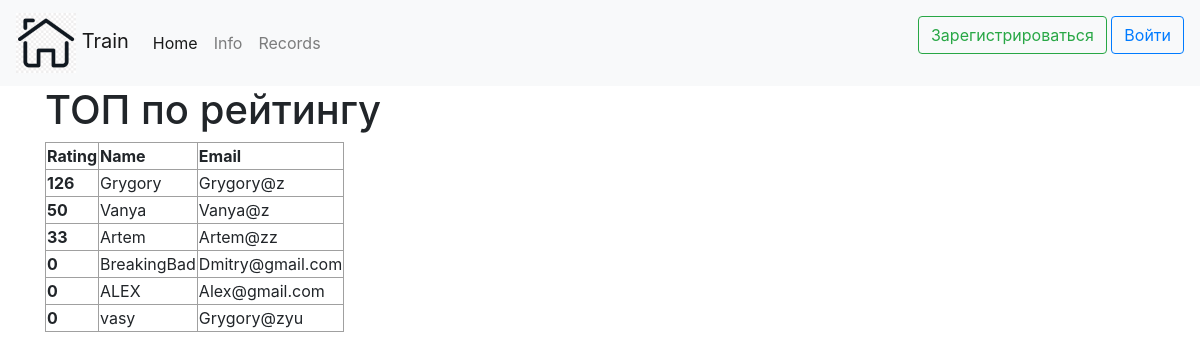
Page /records on the committed database.
### data/users.py (models this page shows, shortened)
class User(SqlAlchemyBase, UserMixin, SerializerMixin):
    __tablename__ = 'users'
    id = sqlalchemy.Column(sqlalchemy.Integer,
                           primary_key=True, autoincrement=True)
    name = sqlalchemy.Column(sqlalchemy.String, nullable=True)
    about = sqlalchemy.Column(sqlalchemy.String, nullable=True)
    email = sqlalchemy.Column(sqlalchemy.String,
                              index=True, unique=True, nullable=True)
    hashed_password = sqlalchemy.Column(sqlalchemy.String, nullable=True)
    created_date = sqlalchemy.Column(sqlalchemy.DateTime,
                                     default=datetime.datetime.now)
    news = orm.relationship("News", back_populates='user')
    height = sqlalchemy.Column(sqlalchemy.Integer)
    weight = sqlalchemy.Column(sqlalchemy.Integer)
    age = sqlalchemy.Column(sqlalchemy.Integer)
    sex = sqlalchemy.Column(sqlalchemy.String, nullable=True)
    rating = sqlalchemy.Column(sqlalchemy.Integer)

### main.py (the view)
@app.route('/records',  methods=['GET', 'POST'])
def records():
    db_sess = db_session.create_session()
    users = db_sess.query(User)
    z = sorted([el for el in users], key=lambda x: -x.rating)
    if current_user.is_authenticated:
        return render_template("records.html", users=z, user_name=session['name'])
    else:
        return render_template("records.html", users=z)

### data/db_session.py (called while the page is built)
def create_session() -> Session:
    global __factory
    return __factory()

### templates/records.html (shortened to what this page needs)
{% extends "base.html" %}
{% block content %}
<h1>ТОП по рейтингу</h1>
<table>
  <thead>
    <tr>
      <th scope="col">Rating</th>
      <th scope="col">Name</th>
      <th scope="col">Email</th>
    </tr>
  </thead>
    <tbody>
{% for item in users %}
{% if item.email == user_name %}
    <tr bgcolor="BLUE">
      <th scope="row">{{ item.rating }}</th>
      <td>{{ item.name }}</td>
      <td>{{ item.email }}</td>
    </tr>
{% else %}
<tr>
      <th scope="row">{{ item.rating }}</th>
      <td>{{ item.name }}</td>
      <td>{{ item.email }}</td>
    </tr>
{% endif %}
{% endfor %}
</tbody>
</table>
{% endblock %}

### templates/base.html (shortened to what this page needs)
<!doctype html>
<html lang="en">
<head>
    <link rel="stylesheet"
          href="https://stackpath.bootstrapcdn.com/bootstrap/4.4.1/css/bootstrap.min.css"
>
    <link rel="stylesheet" type="text/css" href="static/css/style.css">
</head>
<body>
<header>
    <nav class="navbar navbar-expand-lg navbar-light bg-light">
  <a class="navbar-brand" href="/"><img src="static/img/home.png" width="60" height="60" alt=""> Train</a>
  <div class="collapse navbar-collapse" id="navbarSupportedContent">
    <ul class="navbar-nav mr-auto">
      <li class="nav-item active">
        <a class="nav-link" href="/">Home <span class="sr-only">(current)</span></a>
      </li>
      <li class="nav-item">
        <a class="nav-link" href="/info">Info</a>
      </li>
      <li class="nav-item">
        <a class="nav-link" href="/records">Records</a>
      </li>
    </ul>
    <form class="form-inline my-2 my-lg-0">
      {% if current_user.is_authenticated %}
        <li class="nav-item dropdown">
        <a class="nav-link dropdown-toggle" href="#" id="navbarDropdown" role="button" data-toggle="dropdown" aria-haspopup="true" aria-expanded="false">
          {{ user_name }}
        </a>
        <div class="dropdown-menu" aria-labelledby="navbarDropdown">
          <a class="dropdown-item" href="/profile">Profile</a>
          <a class="dropdown-item" href="/missions">Mission</a>
          <a class="dropdown-item" href="/training">TrainingToday</a>
          <a class="dropdown-item" href="/logout">Logout</a>
        </div>
      </li>
{% else %}
    <p>
        <a class="btn btn-outline-success" href="/register">Зарегистрироваться</a>
        <a class="btn btn-outline-primary" href="/login">Войти</a>
    </p>
{% endif %}
    </form>
  </div>
</nav>
</header>
<main role="main" class="container">
    {% block content %}{% endblock %}
</main>
</body>
</html>

### static/css/style.css (style rules this page uses)
table { border: 2 px solid rgb(160 160 160); bgcolor: rgb(255, 0, 0); }
th, td { border: 1px solid rgb(160 160 160); bgcolor: rgb(255, 0, 0); }

### rows in the picture
User: rating "126", name "Grygory", email "Grygory@z"
User: rating "50", name "Vanya", email "Vanya@z"
User: rating "33", name "Artem", email "Artem@zz"
User: rating "0", name "BreakingBad", email "Dmitry@gmail.com"
User: rating "0", name "ALEX", email "Alex@gmail.com"
User: rating "0", name "vasy", email "Grygory@zyu"
